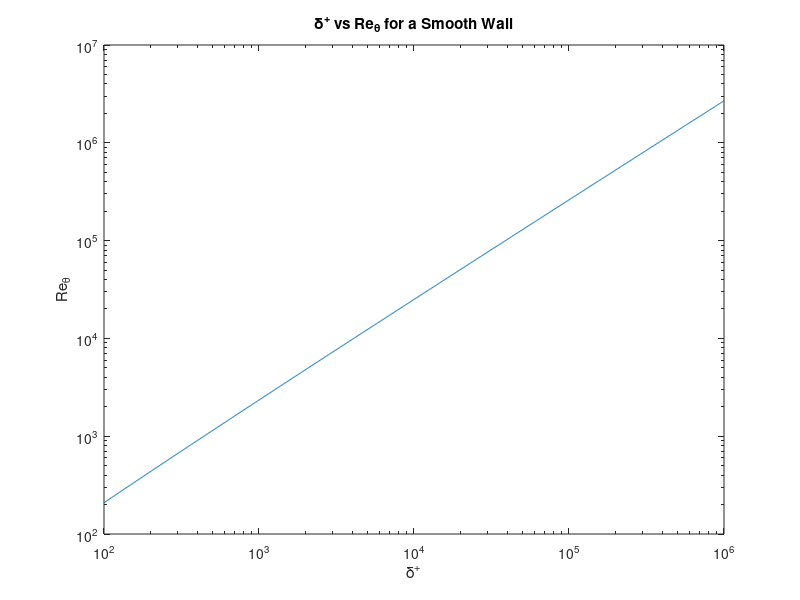

Recreate this plot in MATLAB. (Note: this script raises an error after producing the figure.)
% William Page (587000) - Kevin Rassool (540733)   ;
% Semester 2 2017 - University of Melbourne        ; Started:     15/5/17
% MCEN90018 - Advanced Fluid Dynamics              ; Last Edited: 28/5/17
% Assignment 3
%
% Main Script
%% Set-up
clc, clear, close all

%% Speed Conversion
knots_2_mps = 463/900 ; % Conversion between knots and m/s
sub_speed   = 30      ; % Submarine speed

% number of z points
n_point=1000;
% Define smooth wall constants
A    = 5        ; % Experimental constants
DUp  = 0        ; % Delta U+
kap  = 0.41     ; % Kappa, von karman constant
nu   = 8.97e-7  ; % Kinematic viscoity (m^2 . s^-1)
PI   = 0.55     ; % For ZPG turbulant boundary layer
%create log-space
dplus_E = logspace(log10(1e2) , log10(1e6), 1e3);
%initilaise vectors
Re_theta = zeros(size(dplus_E));
Cf       = zeros(size(dplus_E));

for i = 1:length(dplus_E)
    
    z_plus = logspace(-4,log10(dplus_E(i)),n_point);
    
    eta = z_plus./dplus_E(i);

    %U plus
    u_plus = (1/kap).*log(z_plus)+A-(1/(3*kap)).*eta.^3 + ...
        (PI/kap).*2.*(eta.^2).*(3-2.*eta);
    %S 
    S = (1/kap).*log(dplus_E(i))+A-(1/(3*kap))+(2*PI/kap);
    % Numerically integrate to get Re_theta
    inetgrand = (u_plus - (u_plus.^2)./S);
    Re_theta(i) = trapz(z_plus,inetgrand);
    % Calculate Cf
    Cf(i) = 2./(S.^2);
end

figure;
loglog(dplus_E,Re_theta)
title('\delta^+ vs Re_{\theta} for a Smooth Wall')
ylabel('Re_{\theta}');
xlabel('\delta^+');
figure_format(1) ;


